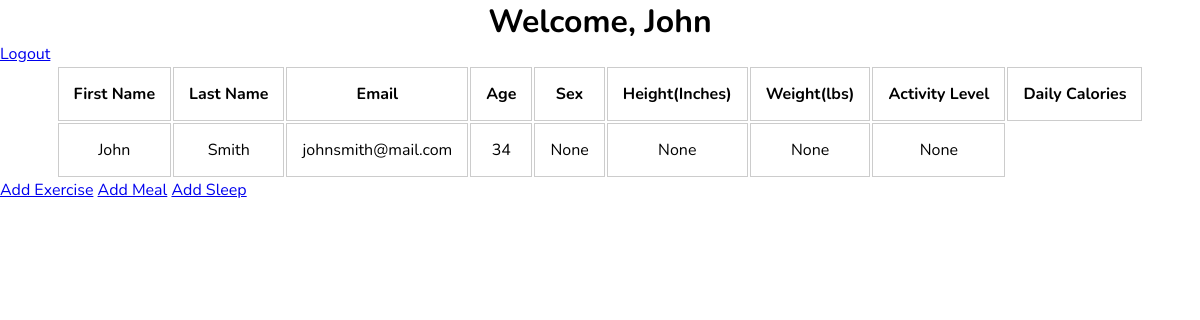
Page /dashboard (signed in) on the earlier database version.
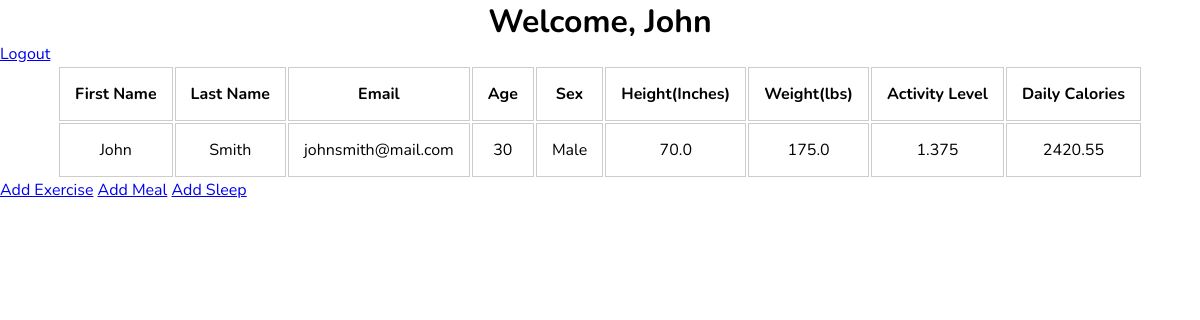
Same page on the later database version.
### models.py (models this page shows, shortened)
class User(db.Model):
    id = db.Column(db.Integer, primary_key=True)
    first_name = db.Column(db.String(45))
    last_name = db.Column(db.String(45))
    email = db.Column(db.String(100))
    age = db.Column(db.Integer)
    sex = db.Column(db.Integer)
    activity = db.Column(db.Float)
    height = db.Column(db.Float, nullable=True)
    weight = db.Column(db.Float, nullable=True)
    daily_calories = db.Column(db.Float, nullable=True)
    password = db.Column(db.String(100))
    created_at = db.Column(db.DateTime, server_default=func.now())
    updated_at = db.Column(db.DateTime, server_default=func.now(), onupdate=func.now())
    sleep_history = db.relationship('Sleep', back_populates='user', cascade='all, delete, delete-orphan')
    exercise_history = db.relationship('Exercise', back_populates='user', cascade='all, delete, delete-orphan')
    meals = db.relationship('Meal', back_populates='user', cascade='all, delete, delete-orphan')

### controllers.py (the view)
def dashboard():
    if not 'user_id' in session.keys():
        return redirect('/')
    else:
        user = User.query.get(session['user_id'])
        return render_template('dashboard.html', user=user)

### templates/dashboard.html (shortened to what this page needs)
<!DOCTYPE html>
<html lang="en">
<head>
    <link rel="stylesheet" href="{{ url_for('static', filename='/css/style.css') }}">
</head>
<body>
    <h1>Welcome, {{ user.first_name }}</h1>
    <a href="/logout">Logout</a>
    <table>
        <thead>
            <th>First Name</th>
            <th>Last Name</th>
            <th>Email</th>
            <th>Age</th>
            <th>Sex</th>
            <th>Height(Inches)</th>
            <th>Weight(lbs)</th>
            <th>Activity Level</th>
            <th>Daily Calories</th>
        </thead>
        <tr>
            <td>{{ user.first_name }}</td>
            <td>{{ user.last_name }}</td>
            <td>{{ user.email }}</td>
            <td>{{ user.age }}</td>
            {% if user.sex == 1 %}
            <td>Male</td>
            {% elif user.sex == 2 %}
            <td>Female</td>
            {% endif %}
            <td>{{ user.height }}</td>
            <td>{{ user.weight }}</td>
            <td>{{ user.activity }}</td>
            <td>{{ user.daily_calories }}</td>
        </tr>
    </table>
    <a href="/fitness">Add Exercise</a>
    <a href="/mealtrack">Add Meal</a>
    <a href="/sleep">Add Sleep</a>
</body>
</html>

### static/css/style.css (style rules this page uses)
* { margin: 0; padding: 0; -webkit-box-sizing: border-box; box-sizing: border-box; font-family: 'Nunito', sans-serif; }
body { width: 100%; }
h1 { text-align: center; }
table { margin: 0 auto; }
tr, th, td { padding: 15px; border: 1px solid #ccc; text-align: center; }

Differences in the rows shown:
changed User "John": age "34" → "30"; sex empty → 1 (drawn); height "None" → "70.0"; weight "None" → "175.0"; activity "None" → "1.375"; daily_calories "None" → "2420.55"
Other differences:
text now shown: "Male"
